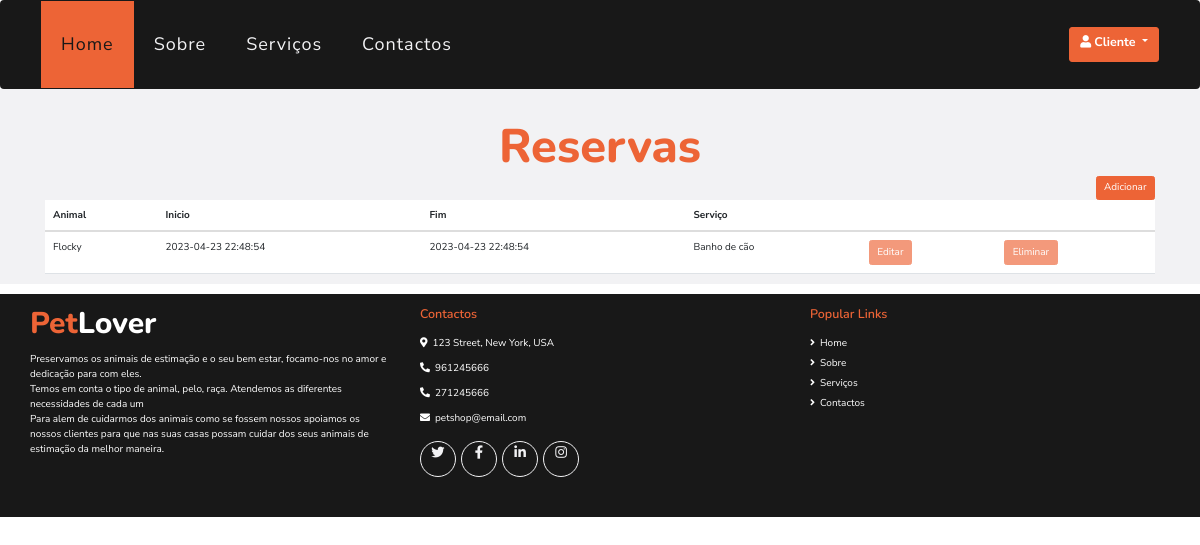
The app's page /paginas/reservas.php (signed in) with its own data.
### tables this page shows
CREATE TABLE `reservas` (
  `id` int(11) NOT NULL,
  `dataInicio` datetime NOT NULL,
  `dataFim` datetime NOT NULL,
  `idAnimal` int(11) NOT NULL,
  `idServico` int(11) NOT NULL,
  `idFuncionario` int(11) NOT NULL,
  `atendido` int(1) DEFAULT 0
);

CREATE TABLE `animais` (
  `id` int(11) NOT NULL,
  `nomeAnimal` text NOT NULL,
  `tipo` enum('cão','gato') NOT NULL,
  `raca` text NOT NULL,
  `pelo` enum('curto','longo','sem pelo') NOT NULL,
  `idDono` int(11) NOT NULL
);

CREATE TABLE `servicos` (
  `id` int(11) NOT NULL,
  `nomeServico` text NOT NULL,
  `descricao` text NOT NULL,
  `duracao` int(11) NOT NULL,
  `preco` int(11) NOT NULL,
  `imagem` varchar(60) NOT NULL
);

### paginas/reservas.php (the view, shortened to what this page needs)
<!DOCTYPE html>
<html>
<?php
require 'head.php';
$reservas = mysqli_query($conn, "SELECT DISTINCT
                                 r.*, a.nomeAnimal, s.nomeServico
                                 FROM reservas r
                                 INNER JOIN servicos s
                                 ON r.idServico = s.id
                                 INNER JOIN animais a
                                 ON r.idAnimal = a.id
                                 WHERE a.idDono=" . $_SESSION["id"] . "
                                 ORDER BY r.dataInicio DESC");
?>
<body>
    <?php require 'header.php'; ?>
    <div class="container-fluid bg-light pt-5">
        <div class="container">
            <div class="d-flex flex-column text-center">
                <h1 class="display-4 m-0"><span class="text-primary">Reservas</span> </h1>
            </div>
            <a type="button" class="btn btn-primary float-right" href="adicionarreserva.php">Adicionar</a>
            <table class="table">
                <thead>
                    <tr>
                        <th scope="col">Animal</th>
                        <th scope="col">Inicio</th>
                        <th scope="col">Fim</th>
                        <th scope="col">Serviço</th>
                        <th scope="col"></th>
                        <th scope="col"></th>
                    </tr>
                </thead>
                <tbody>
                    <?php
                    while ($reservasInfo = mysqli_fetch_array($reservas)) {
                    ?>
                        <tr>
                            <td scope="row">
                                <?php echo $reservasInfo['nomeAnimal'] ?>
                            </td>
                            <td scope="row">
                                <?php echo $reservasInfo['dataInicio'] ?>
                            </td>
                            <td scope="row">
                                <?php echo $reservasInfo['dataFim'] ?>
                            </td>
                            <td scope="row">
                                <?php echo $reservasInfo['nomeServico'] ?>
                            </td>
                            <?php
                            if ($reservasInfo['atendido'] == 0) {
                                echo '
                            <td scope="row">
                            <a type="button" class="btn btn-primary" href="editarReserva.php?id=' . $reservasInfo['id'] . '">Editar</a>
                             </td>
                            <td scope="row">
                            <a type="button" class="btn btn-primary" href="eliminarReserva.php?id=' . $reservasInfo['id'] . '">Eliminar</a>
                             </td>
                            ';
                            } else {
                                echo '
                                <td scope="row">
                                <a type="button" disabled class="btn btn-primary">Editar</a>
                                 </td>
                                <td scope="row">
                                <a type="button" disabled class="btn btn-primary">Eliminar</a>
                                 </td>
                                ';
                            }
                            ?>
                        </tr>
                    <?php
                    }
                    ?>
                </tbody>
            </table>
        </div>
    </div>
    <?php require "footer.php"; ?>
</body>
</html>

### records on screen
reservas: idAnimal.nomeAnimal "Flocky", dataInicio "2023-04-23 22:48:54", dataFim "2023-04-23 22:48:54", idServico.nomeServico "Banho de cão", atendido "Editar"

### other values on screen
$_SESSION['nomeUtilizador'] "Cliente"
